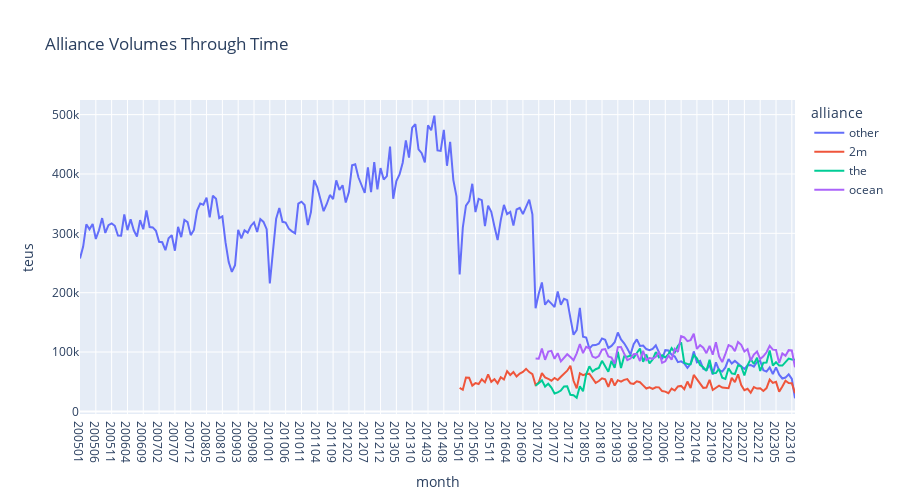

Notebook code for this chart:
### Code cell
df = (
    exports_lf
    #group by alliance and month
    .group_by('alliance', 'month')
    .agg(pl.col('teus').sum())
    .sort(by='month')
    .collect()
)

px.line(
    df, x='month', y='teus',
    color='alliance',
    title='Alliance Volumes Through Time',
    width=900,
    height=500)
